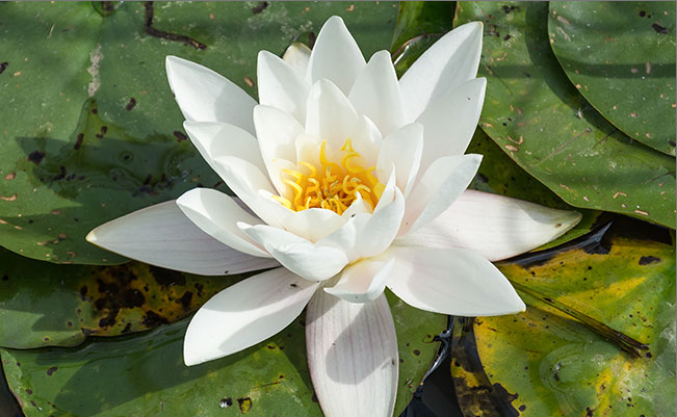
#> input picture flowers.PNG, 677 x 417 px
$ python contours.py
#> lines starting #> are read from the running program, lines starting #| are printed output that depends on the picture; after the words box and inside, x2 and y2 are one past the last pixel; in counts of white or black regions, pixels touching at a corner belong together
import cv2
import numpy as np

image = cv2.imread("flowers.PNG")
#> image is the input picture: shape (417, 677, 3); mean B, G, R 92.8, 127.7, 117.6
cv2.waitKey(0)

gray = cv2.cvtColor(image, cv2.COLOR_BGR2GRAY)
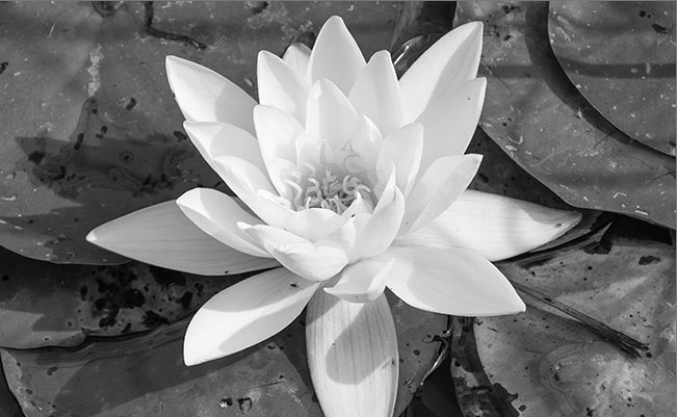
#> gray: shape (417, 677); min 0, max 254, mean 120.7
#primjena canny metode
edged = cv2.Canny(gray, 30, 200)
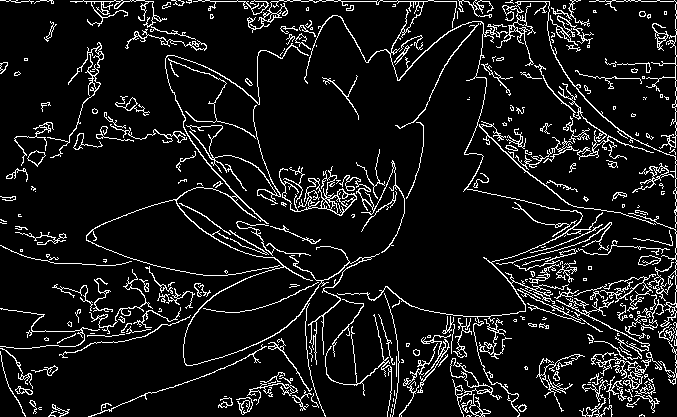
#> edged: shape (417, 677); 9.1% white in thin lines or dots
cv2.waitKey(0)

#Pronalazak kontura
contours, hierarchy = cv2.findContours(edged,
    cv2.RETR_EXTERNAL, cv2.CHAIN_APPROX_NONE)
#> contours = 293 contours, 189 with area under 20; largest, box (x1, y1, x2, y2) and area: (279, 166, 357, 216) 881, (247, 0, 603, 417) 677, (86, 43, 380, 417) 522, (496, 1, 677, 228) 302, (596, 357, 651, 392) 250

cv2.imshow('Canny Edges After Contouring', edged)
cv2.waitKey(0)

print("Number of Contours found = " + str(len(contours)))
#| Number of Contours found = 293

#Crtanje kontura
cv2.drawContours(image, contours, -1, (0, 255, 0), 3)
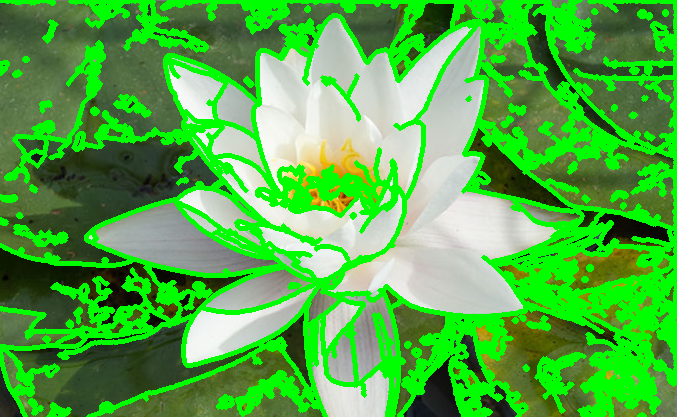
#> image: shape (417, 677, 3); mean B, G, R 68.8, 173.3, 81.8

cv2.imshow('Contours', image)
cv2.waitKey(0)
cv2.destroyAllWindows()
